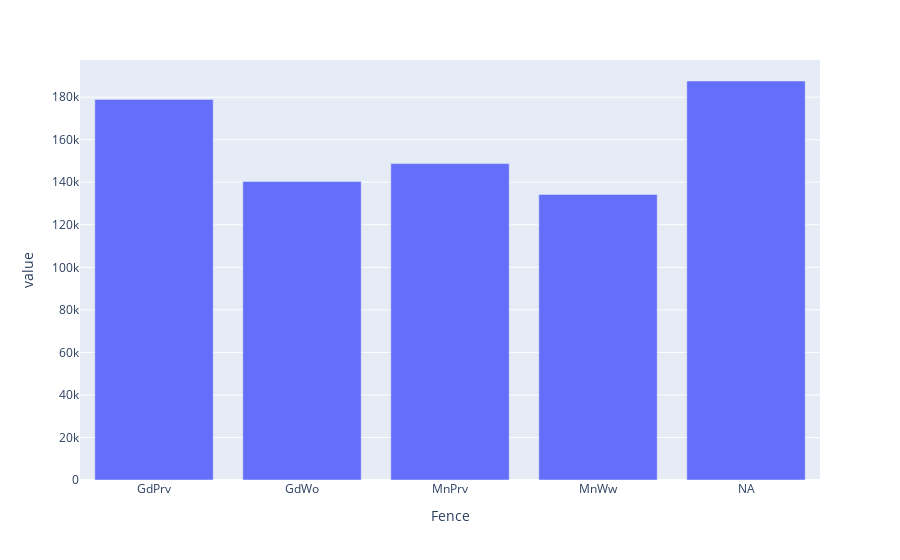

The code cell stored with this chart in its notebook:
### Code cell
fig = px.bar(df_combined.groupby('Fence',dropna=False).agg({'SalePrice':'mean'}))
fig.update_layout(showlegend=False).show()

### Figure 1 — Plotly figure (JSON) as saved in the notebook; plotly's stock layout.template omitted (floating-point values rounded to 4 significant figures)
{"data": [{"alignmentgroup": "True", "hovertemplate": "variable=SalePrice<br>Fence=%{x}<br>value=%{y}<extra></extra>", "legendgroup": "SalePrice", "marker": {"color": "#636efa"}, "name": "SalePrice", "offsetgroup": "SalePrice", "orientation": "v", "showlegend": true, "textposition": "auto", "type": "bar", "x": ["GdPrv", "GdWo", "MnPrv", "MnWw", "NA"], "xaxis": "x", "y": [178900.0, 140400.0, 148800.0, 134300.0, 187600.0], "yaxis": "y"}], "layout": {"autosize": true, "barmode": "relative", "legend": {"title": {"text": "variable"}, "tracegroupgap": 0}, "margin": {"t": 60}, "showlegend": false, "xaxis": {"anchor": "y", "autorange": true, "domain": [0, 1], "range": [-0.5, 4.5], "title": {"text": "Fence"}, "type": "category"}, "yaxis": {"anchor": "x", "autorange": true, "domain": [0, 1], "range": [0, 197500.0], "title": {"text": "value"}, "type": "linear"}}}
